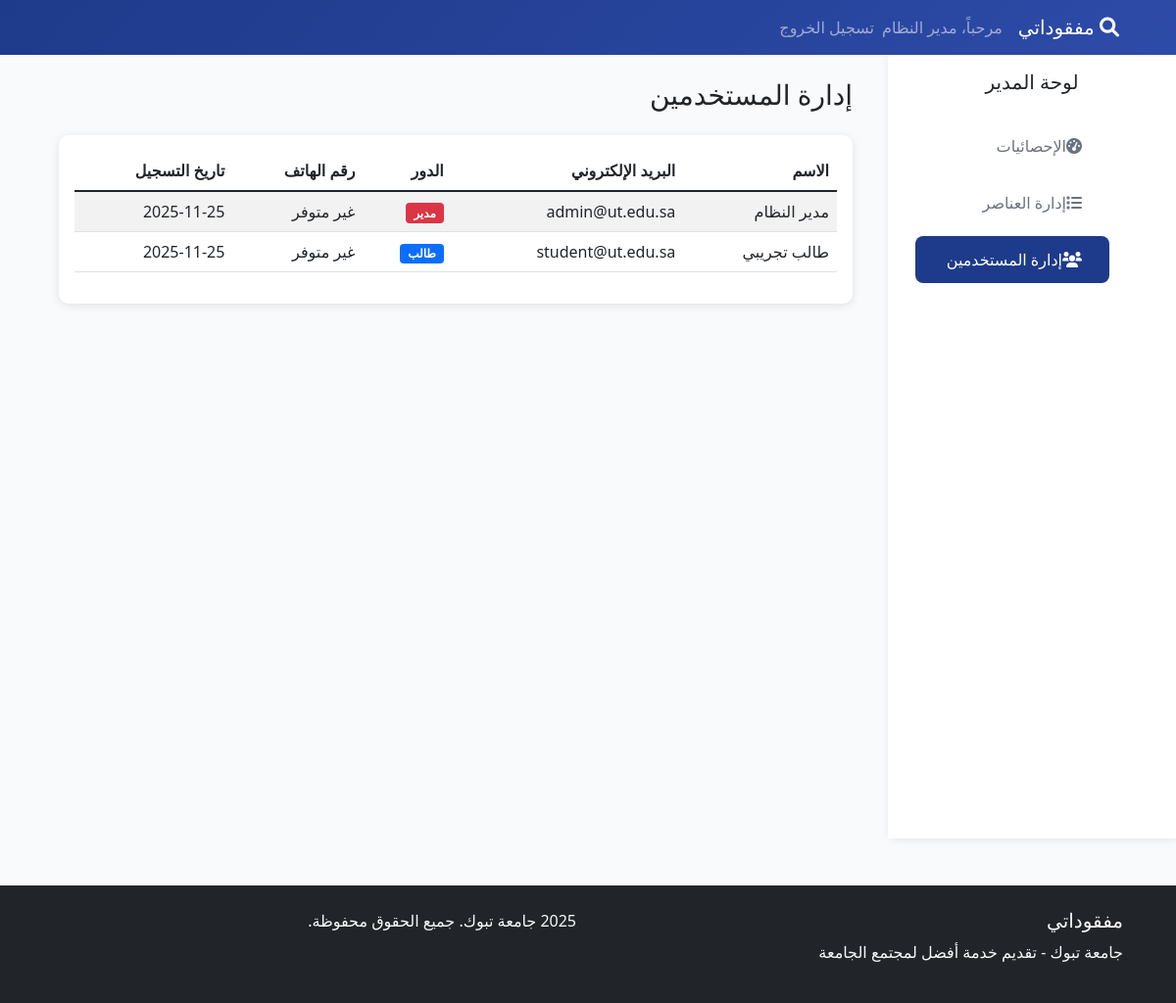
/admin_users.php (signed in), run on the app's committed database.
### tables this page shows
CREATE TABLE users (
    id INT PRIMARY KEY AUTO_INCREMENT,
    name VARCHAR(100) NOT NULL,
    email VARCHAR(100) UNIQUE NOT NULL,
    password VARCHAR(255) NOT NULL,
    role ENUM('student', 'admin') DEFAULT 'student',
    phone VARCHAR(20),
    created_at TIMESTAMP DEFAULT CURRENT_TIMESTAMP
);

### config.php (called while the page is built, shortened)
<?php
function isLoggedIn() {
    return isset($_SESSION['user_id']);
}
?>

### admin_users.php (the view, shortened to what this page needs)
<?php
require_once 'config.php';
$stmt = $pdo->query("SELECT * FROM users ORDER BY created_at DESC");
$users = $stmt->fetchAll();
?>
<?php include 'header.php'; ?>
<div class="row">
    <div class="col-md-3 sidebar">
        <div class="p-3">
            <h5 class="text-center mb-4">لوحة المدير</h5>
            <ul class="nav flex-column">
                <li class="nav-item">
                    <a class="nav-link" href="admin_dashboard.php">
                        <i class="fas fa-tachometer-alt me-2"></i>الإحصائيات
                    </a>
                </li>
                <li class="nav-item">
                    <a class="nav-link" href="admin_items.php">
                        <i class="fas fa-list me-2"></i>إدارة العناصر
                    </a>
                </li>
                <li class="nav-item">
                    <a class="nav-link active" href="admin_users.php">
                        <i class="fas fa-users me-2"></i>إدارة المستخدمين
                    </a>
                </li>
            </ul>
        </div>
    </div>
    <div class="col-md-9">
        <div class="p-4">
            <h3 class="mb-4">إدارة المستخدمين</h3>
            <div class="card">
                <div class="card-body">
                    <div class="table-responsive">
                        <table class="table table-striped">
                            <thead>
                                <tr>
                                    <th>الاسم</th>
                                    <th>البريد الإلكتروني</th>
                                    <th>الدور</th>
                                    <th>رقم الهاتف</th>
                                    <th>تاريخ التسجيل</th>
                                </tr>
                            </thead>
                            <tbody>
                                <?php foreach ($users as $user): ?>
                                    <tr>
                                        <td><?php echo htmlspecialchars($user['name']); ?></td>
                                        <td><?php echo htmlspecialchars($user['email']); ?></td>
                                        <td>
                                            <span class="badge bg-<?php echo $user['role'] == 'admin' ? 'danger' : 'primary'; ?>">
                                                <?php echo $user['role'] == 'admin' ? 'مدير' : 'طالب'; ?>
                                            </span>
                                        </td>
                                        <td><?php echo htmlspecialchars($user['phone'] ?? 'غير متوفر'); ?></td>
                                        <td><?php echo date('Y-m-d', strtotime($user['created_at'])); ?></td>
                                    </tr>
                                <?php endforeach; ?>
                            </tbody>
                        </table>
                    </div>
                </div>
            </div>
        </div>
    </div>
</div>
<?php include 'footer.php'; ?>

### header.php (shortened to what this page needs)
<!DOCTYPE html>
<html lang="ar" dir="rtl">
<head>
    <link href="https://cdn.jsdelivr.net/npm/bootstrap@5.1.3/dist/css/bootstrap.min.css" rel="stylesheet">
    <link rel="stylesheet" href="https://cdnjs.cloudflare.com/ajax/libs/font-awesome/6.0.0/css/all.min.css">
</head>
<body>
    <nav class="navbar navbar-expand-lg navbar-dark">
        <div class="container">
            <a class="navbar-brand" href="index.php">
                <i class="fas fa-search"></i>
               مفقوداتي
            </a>
            <div class="navbar-nav ms-auto">
                <?php if (isLoggedIn()): ?>
                    <span class="navbar-text me-3">
                        مرحباً، <?php echo $_SESSION['user_name']; ?>
                    </span>
                    <a class="nav-link" href="logout.php">تسجيل الخروج</a>
                <?php else: ?>
                    <a class="nav-link" href="login.php">تسجيل الدخول</a>
                    <a class="nav-link" href="register.php">إنشاء حساب</a>
                <?php endif; ?>
            </div>
        </div>
    </nav>
    <div class="container-fluid">
        <div class="row">

### footer.php (shortened to what this page needs)
<footer class="bg-dark text-light py-4 mt-5">
    <div class="container">
        <div class="row">
            <div class="col-md-6">
                <h5>مفقوداتي</h5>
                <p>جامعة تبوك - تقديم خدمة أفضل لمجتمع الجامعة</p>
            </div>
            <div class="col-md-6 text-md-end">
                <p> 2025 جامعة تبوك. جميع الحقوق محفوظة.</p>
            </div>
        </div>
    </div>
</footer>
</body>
</html>

### data on the page
users: name "مدير النظام", email "admin@ut.edu.sa", role "مدير", phone "غير متوفر", created_at "2025-11-25"
users: name "طالب تجريبي", email "student@ut.edu.sa", role "طالب", phone "غير متوفر", created_at "2025-11-25"

### other printed values
$_SESSION['user_name'] "مدير النظام"
